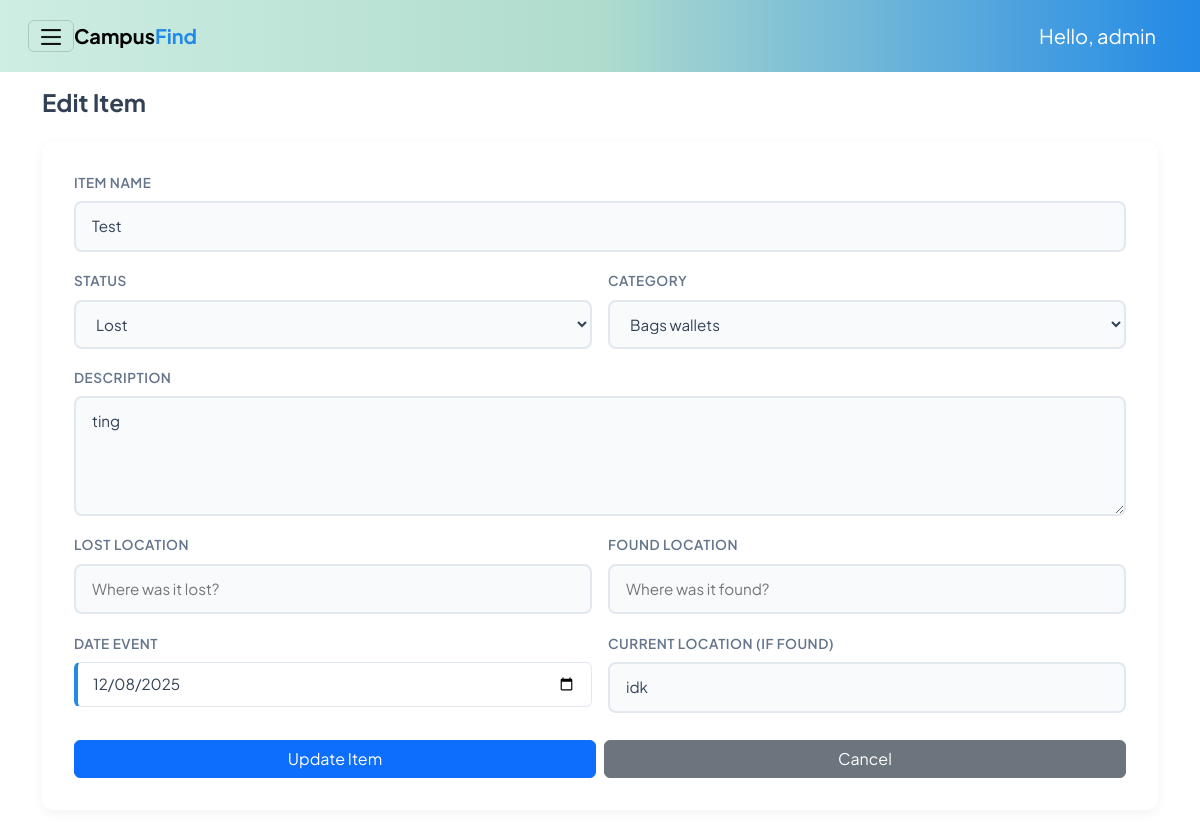
The page /interfaces/admin/dashboard_admin.php?action=edit&id=7 (signed in) on the database as committed earlier.
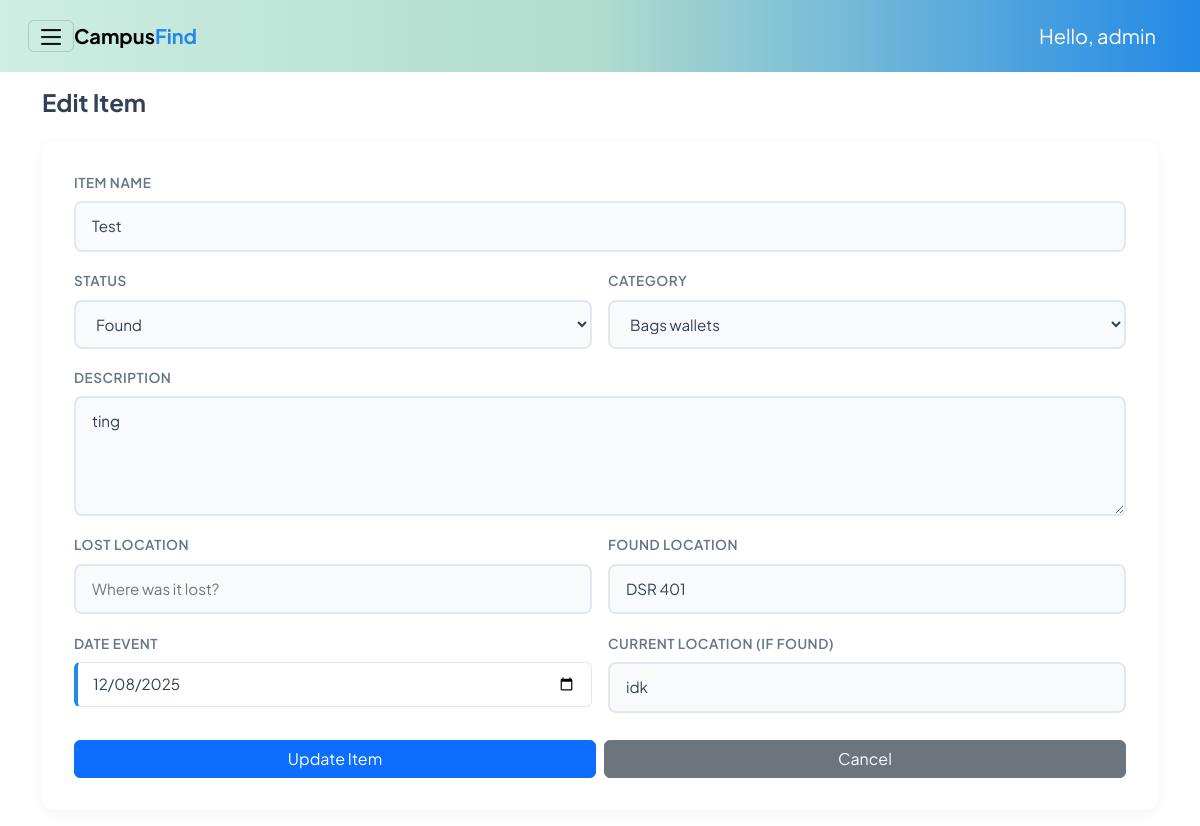
The same page on the database as committed later.
### tables this page shows
CREATE TABLE items (
        id INTEGER PRIMARY KEY AUTOINCREMENT,
        user_id INTEGER NOT NULL,
        title TEXT NOT NULL,
        description TEXT,
        item_status TEXT NOT NULL,     -- 'lost' or 'found'
        category_id INTEGER,
        location_lost TEXT,
        location_found TEXT,
        date_lost_or_found DATE,
        current_location TEXT,
        image_path TEXT,
        created_at DATETIME DEFAULT CURRENT_TIMESTAMP,
        -- updated_at DATETIME DEFAULT CURRENT_TIMESTAMP,
        claimed_by_user_id INTEGER,
        claimed_at DATETIME,

        FOREIGN KEY (user_id) REFERENCES users(id) ON DELETE CASCADE,
        FOREIGN KEY (claimed_by_user_id) REFERENCES users(id) ON DELETE SET NULL,
        FOREIGN KEY (category_id) REFERENCES categories(id)
    );

CREATE TABLE categories (
        id INTEGER PRIMARY KEY AUTOINCREMENT,
        name TEXT UNIQUE NOT NULL
    );

### interfaces/admin/dashboard_admin.php (the view, shortened to what the changed rows need)
<?php
$db = get_db();
$action = $_GET["action"] ?? "list";
?>
<!DOCTYPE html>
<html lang="en">
<head>
    <link rel="stylesheet" href="../../reusable/header.css">
    <link rel="stylesheet" href="../../reusable/cards.css">
    <link rel="stylesheet" href="../../reusable/form.css">
    <link href="https://cdn.jsdelivr.net/npm/bootstrap@5.3.8/dist/css/bootstrap.min.css" rel="stylesheet">
</head>
<body class="m-0 border-0 bd-example">
<div class="container my-3">
    <?php if ($action === "create"): ?>
        <h3 class="mb-4" style="font-weight: 700; color: #334155;">Post New Item</h3>
        <form method="post" action="?action=store" enctype="multipart/form-data">
            <div class="form-grid-layout">
                <div class="form-left">
                    <div class="input-group-modern">
                        <label>Item Name</label>
                        <input type="text" name="title" placeholder="e.g. Blue Jansport Backpack" required>
                    </div>
                    <div class="form-row">
                        <div class="input-group-modern">
                            <label>Status</label>
                            <select name="item_status" id="status" required>
                                <option value="">Select Status</option>
                                <option value="lost">Lost</option>
                                <option value="found">Found</option>
                            </select>
                        </div>
                        <div class="input-group-modern">
                            <label>Category</label>
                            <select name="category_id" id="category_id" required>
                                <option value="">Select Category</option>
                                <?php
                                $catQ = $db->query("SELECT * FROM categories ORDER BY name");
                                while($c = $catQ->fetchArray(SQLITE3_ASSOC)):
                                ?>
                                    <option value="<?= $c['id']; ?>">
                                        <?= ucfirst(str_replace('_', ' ', $c['name'])); ?>
                                    </option>
                                <?php endwhile; ?>
                            </select>
                        </div>
                    </div>
                    <div class="input-group-modern">
                        <label>Description</label>
                        <textarea name="description" rows="3" placeholder="Describe the item (color, distinctive marks, brand)..."></textarea>
                    </div>
                    <div class="form-row">
                        <div class="input-group-modern">
                            <label>Lost Location</label>
                            <input type="text" name="location_lost" id="location_lost" placeholder="Where was it lost?">
                        </div>
                        <div class="input-group-modern">
                            <label>Found Location</label>
                            <input type="text" name="location_found" id="location_found" placeholder="Where was it found?" disabled>
                        </div>
                    </div>
                    <div class="form-row">
                        <div class="input-group-modern">
                            <label id="dateLabel">Date Event</label>
                            <div class="date-card">
                                <input type="date" name="date_lost_or_found" id="date_lost_or_found" style="border:none; background:transparent; padding:0;">
                            </div>
                        </div>
                    </div>
                    <div class="d-flex gap-2 mt-2">
                        <button class="btn btn-primary w-50" type="submit">Publish Post</button>
                        <a class="btn btn-secondary w-50" href="dashboard_admin.php" style="background-color: #cbd5e1; color: #334155; border:none;">Cancel</a>
                    </div>
                </div>
                <div class="form-right">
                    <div class="input-group-modern" style="height: 100%;">
                        <label>Item Image</label>
                        <div class="image-upload-wrapper">
                            <input type="file" name="item_image" id="file-input-real" accept="image/*" onchange="previewImage(event)">
                            <img id="image-preview" src="#" alt="Image Preview">
                            <div class="upload-placeholder" id="upload-placeholder">
                                <svg xmlns="http://www.w3.org/2000/svg" viewBox="0 0 24 24"><path d="M19.35 10.04C18.67 6.59 15.64 4 12 4 9.11 4 6.6 5.64 5.35 8.04 2.34 8.36 0 10.91 0 14c0 3.31 2.69 6 6 6h13c2.76 0 5-2.24 5-5 0-2.64-2.05-4.78-4.65-4.96zM14 13v4h-4v-4H7l5-5 5 5h-3z"/></svg>
                                <p><strong>Click to Upload</strong><br>or drag and drop here</p>
                            </div>
                        </div>
                    </div>
                </div>
            </div>
        </form>
        <script>
        function previewImage(event) {
            const input = event.target;
            const preview = document.getElementById('image-preview');
            const placeholder = document.getElementById('upload-placeholder');
            if (input.files && input.files[0]) {
                const reader = new FileReader();
                reader.onload = function(e) {
                    preview.src = e.target.result;
                    preview.style.display = 'block'; // Show image
                    placeholder.style.display = 'none'; // Hide text
                }
                reader.readAsDataURL(input.files[0]);
            } else {
                preview.style.display = 'none';
                placeholder.style.display = 'block';
            }
        }
        </script>
    <?php elseif ($action === "edit"):
    $id = (int)($_GET["id"] ?? 0);
    $stmt = $db->prepare("SELECT * FROM items WHERE id = ?");
    $stmt->bindValue(1, $id, SQLITE3_INTEGER);
    $res = $stmt->execute();
    $item = $res->fetchArray(SQLITE3_ASSOC);
    if ($item): ?>
        <div class="edit-form-wrapper">
            <h3 class="mb-4">Edit Item</h3>
            <form method="post" action="?action=edit">
                <div class="input-group-modern">
                    <label>Item Name</label>
                    <input type="text" name="title" placeholder="e.g. Blue Jansport Backpack"
                           value="<?php echo htmlspecialchars($item['title']); ?>" required>
                </div>
                <div class="form-row">
                    <div class="input-group-modern">
                        <label>Status</label>
                        <select name="item_status" id="status" required>
                            <option value="lost"  <?php if($item['item_status']=='lost')  echo 'selected'; ?>>Lost</option>
                            <option value="found" <?php if($item['item_status']=='found') echo 'selected'; ?>>Found</option>
                        </select>
                    </div>
                    <div class="input-group-modern">
                        <label>Category</label>
                        <select name="category_id" id="category_id" required>
                            <?php
                            $catQ = $db->query("SELECT * FROM categories ORDER BY name");
                            while($c = $catQ->fetchArray(SQLITE3_ASSOC)):
                            ?>
                                <option value="<?= $c['id']; ?>"
                                    <?= ($item['category_id'] == $c['id']) ? 'selected' : '' ?>>
                                    <?= ucfirst(str_replace('_', ' ', $c['name'])); ?>
                                </option>
                            <?php endwhile; ?>
                        </select>
                    </div>
                </div>
                <div class="input-group-modern">
                    <label>Description</label>
                    <textarea name="description" rows="3"
                              placeholder="Describe the item (color, distinctive marks, brand)..."><?php
                        echo htmlspecialchars($item['description']); ?></textarea>
                </div>
                <div class="form-row">
                    <div class="input-group-modern">
                        <label>Lost Location</label>
                        <input type="text" name="location_lost" id="location_lost"
                               placeholder="Where was it lost?"
                               value="<?php echo htmlspecialchars($item['location_lost']); ?>">
                    </div>
                    <div class="input-group-modern">
                        <label>Found Location</label>
                        <input type="text" name="location_found" id="location_found"
                               placeholder="Where was it found?"
                               value="<?php echo htmlspecialchars($item['location_found']); ?>">
                    </div>
                </div>
                <div class="form-row">
                    <div class="input-group-modern">
                        <label id="dateLabel">Date Event</label>
                        <div class="date-card">
                            <input type="date" name="date_lost_or_found" id="date_lost_or_found"
                                   value="<?php echo htmlspecialchars($item['date_lost_or_found']); ?>"
                                   style="border:none; background:transparent; padding:0;">
                        </div>
                    </div>
                    <div class="input-group-modern">
                        <label>Current Location (If Found)</label>
                        <input type="text" name="current_location"
                               placeholder="e.g. Guard House / Admin Office"
                               value="<?php echo htmlspecialchars($item['current_location']); ?>">
                    </div>
                </div>
                <div class="d-flex gap-2 mt-2">
                    <button class="btn btn-primary w-50" type="submit">Update Item</button>
                    <a class="btn btn-secondary w-50" href="dashboard_admin.php">Cancel</a>
                </div>
            </form>
        </div>
    <?php else: ?>
        <p>Item not found.</p>
        <a class="btn btn-secondary" href="dashboard_admin.php">Back</a>
    <?php endif; ?>
    <?php endif; ?>
</div>
</body>
</html>

Rows that differ between the two databases and show on the page:
changed items "Test": item_status "Lost" → "Found"; location_found (not shown) → "DSR 401"
